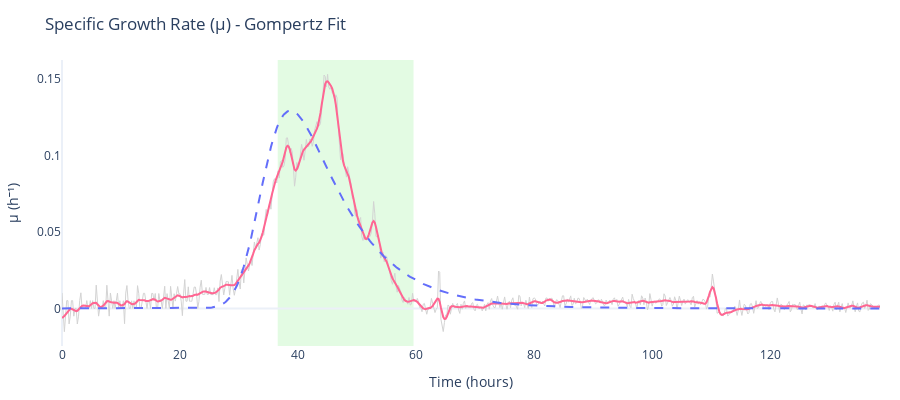

Write notebook code for a chart like this one.
### Markdown cell above
## Visualizing Instantaneous Growth Rates

The `plot_derivative_metric()` function lets you visualize how growth rate changes over time. This is useful for understanding growth dynamics and validating phase boundary detection.

### Two Metrics Available

1. **Specific Growth Rate (μ)**: `metric="mu"`
   - Defined as μ = (1/N) × dN/dt
   - Represents growth rate normalized by population size
   - Units: hour⁻¹ (for time in hours)
   - **This is the metric used to determine exponential phase boundaries**

2. **Absolute Growth Rate (dN/dt)**: `metric="dndt"`
   - Raw rate of OD change over time
   - Not normalized by population size
   - Units: OD/hour (for time in hours)

### Plot Components

Each plot shows three traces:
1. **Light grey line**: Metric calculated from raw, unsmoothed data (noisy)
2. **Pink/red line**: Smoothed metric using Savitzky-Golay filtering (recommended for analysis)
3. **Dashed blue line**: Metric derived from the fitted model (if `fit_result` is provided)

### Phase Boundary Visualization

When you provide `phase_boundaries`, a shaded region shows the exponential phase. These boundaries are calculated based on the **specific growth rate (μ)**, specifically when μ crosses 15% of μ_max (default threshold).

**Why use μ instead of dN/dt for phase detection?**  
The specific growth rate μ normalizes by population size, making it more biologically meaningful. A small population growing quickly has a low dN/dt but high μ, while a large population growing slowly has high dN/dt but low μ.

### Code cell
# Plot the specific growth rate (μ) over time
# This shows how the population's growth rate (normalized by size) changes
fig_mu = gc.plot.plot_derivative_metric(
    time,
    data,
    metric="mu",  # Specific growth rate: μ = (1/N) × dN/dt
    fit_result=gompertz_fit,  # Include model-derived μ curve
    phase_boundaries=(
        gompertz_stats["exp_phase_start"],
        gompertz_stats["exp_phase_end"],
    ),
    title="Specific Growth Rate (μ) - Gompertz Fit",
)

fig_mu.show()

### Figure 1 — Plotly figure (JSON) as saved in the notebook; plotly's stock layout.template omitted (floating-point values rounded to 4 significant figures; data arrays with more than 128 entries replaced by an {"elided": "..."} marker saying what was removed)
{"data": [{"hovertemplate": "Time=%{x:.2f}<br>μ (raw)=%{y:.4f}<extra></extra>", "line": {"color": "lightgrey", "width": 1}, "mode": "lines", "name": "Raw", "showlegend": false, "type": "scatter", "x": {"elided": "694 float values"}, "y": {"elided": "694 float values"}}, {"hovertemplate": ["Time=%{x:.2f}<br>μ (smoothed)=%{y:.4f}<extra></extra>"], "line": {"color": "#FF6692", "width": 2}, "mode": "lines", "name": "Smoothed", "showlegend": false, "type": "scatter", "x": {"elided": "694 float values"}, "y": {"elided": "694 float values"}}, {"hovertemplate": "Time=%{x:.2f}<br>μ (fitted)=%{y:.4f}<extra></extra>", "line": {"color": "#636EFA", "dash": "dash", "width": 2}, "mode": "lines", "name": "Fitted", "showlegend": false, "type": "scatter", "x": {"elided": "694 float values"}, "y": {"elided": "694 float values"}}], "layout": {"height": 400, "margin": {"b": 40, "l": 40, "r": 20, "t": 60}, "paper_bgcolor": "white", "plot_bgcolor": "white", "shapes": [{"fillcolor": "lightgreen", "layer": "below", "line": {"width": 0}, "opacity": 0.25, "type": "rect", "x0": 36.55, "x1": 59.56, "xref": "x", "y0": 0, "y1": 1, "yref": "y domain"}], "showlegend": false, "title": {"text": "Specific Growth Rate (μ) - Gompertz Fit"}, "xaxis": {"range": [0, 138.6], "showgrid": false, "title": {"text": "Time (hours)"}}, "yaxis": {"showgrid": false, "title": {"text": "μ (h⁻¹)"}}}}
